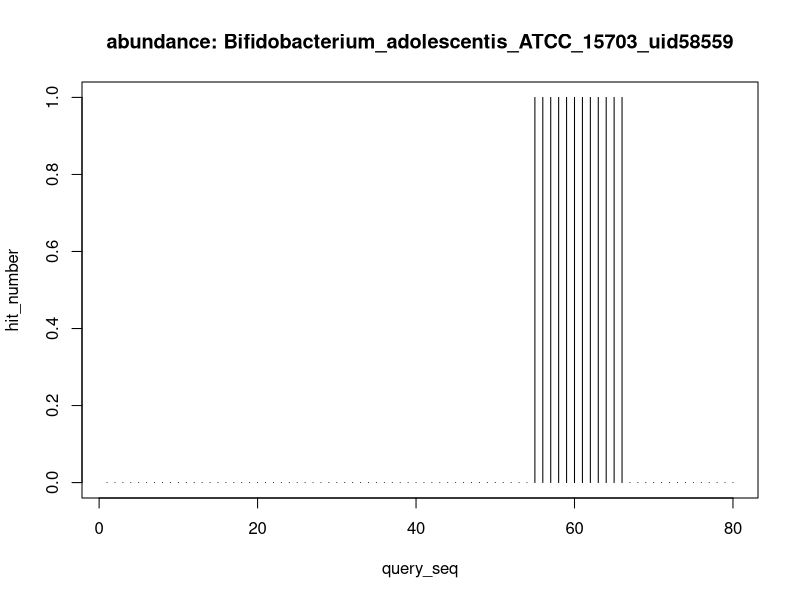

This chart was generated by the following R code:
x=c(1,2,3,4,5,6,7,8,9,10,11,12,13,14,15,16,17,18,19,20,21,22,23,24,25,26,27,28,29,30,31,32,33,34,35,36,37,38,39,40,41,42,43,44,45,46,47,48,49,50,51,52,53,54,55,56,57,58,59,60,61,62,63,64,65,66,67,68,69,70,71,72,73,74,75,76,77,78,79,80)
y=c(0,0,0,0,0,0,0,0,0,0,0,0,0,0,0,0,0,0,0,0,0,0,0,0,0,0,0,0,0,0,0,0,0,0,0,0,0,0,0,0,0,0,0,0,0,0,0,0,0,0,0,0,0,0,1,1,1,1,1,1,1,1,1,1,1,1,0,0,0,0,0,0,0,0,0,0,0,0,0,0)
plot(x,y,type="h",main="abundance: Bifidobacterium_adolescentis_ATCC_15703_uid58559",xlab="query_seq",ylab="hit_number")